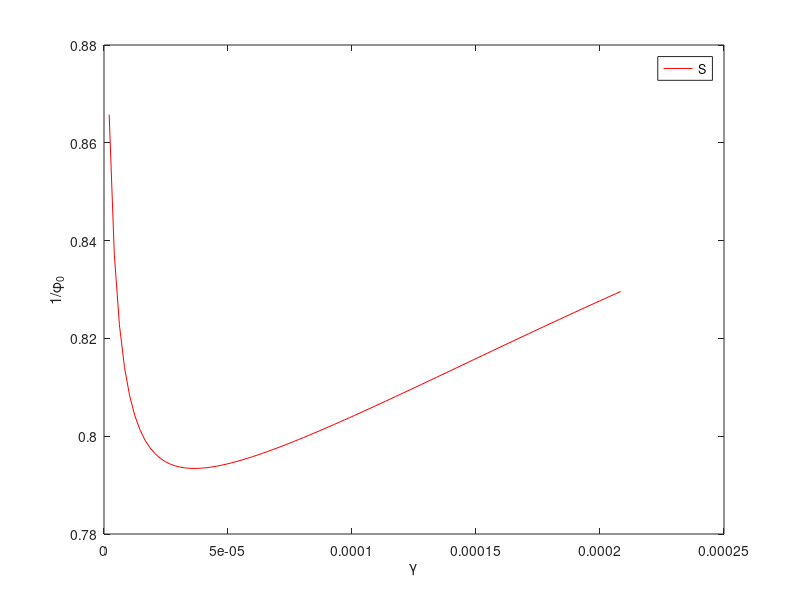

This chart was generated by the following MATLAB code:
% This script generated fig.5.3 which provides the dependence of 1/phi_0 (see theorem 4.5)
% on gamma. The required data is already stored in "optimization_data_fig_5_3.dat",
% and can be created by running "data_optimization_fig_5_3.m'
%
%

clear all;
close all;

load('optimization_data_fig_5_3.mat')
dt=dT(1)
figure(1); 
plot(gamma(1,:),1./phi0_S(1,:),'r');hold on
xlabel('\gamma'), ylabel('1/\phi_0')
legend('S')

